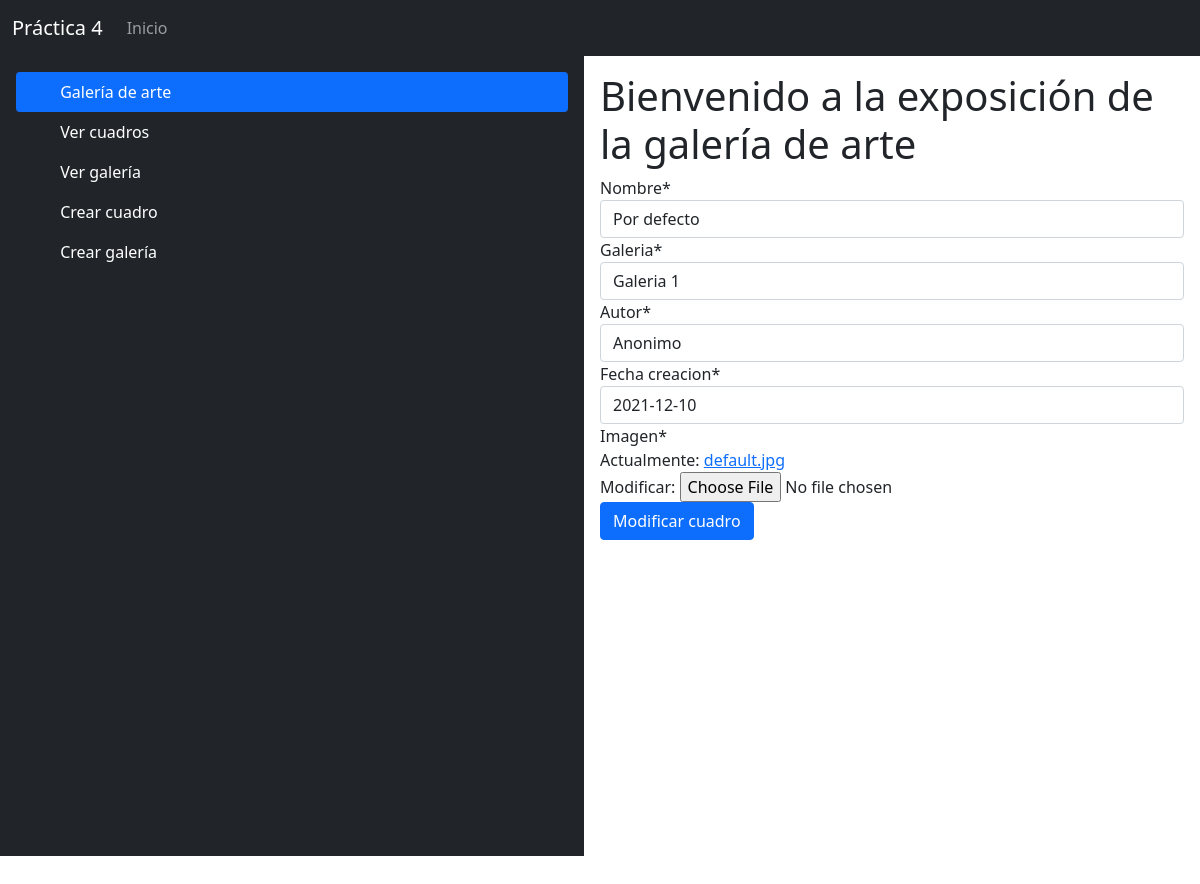
/modificar_cuadro/2, run on the app's committed database.
### galerias/models.py (models this page shows)
class Cuadro(models.Model):
    nombre = models.CharField(max_length=100)
    galeria = models.ForeignKey(Galeria, on_delete=models.CASCADE)
    autor = models.CharField(max_length=100)
    fecha_creacion = models.DateField(default=timezone.now)
    imagen = models.ImageField(default='default.jpg') # imagen del cuadro

class Galeria(models.Model):
    nombre = models.CharField(max_length=200)
    direccion = models.CharField(max_length=100)
    def __str__(self):
        return self.nombre

### galerias/views.py (the view)
# urls.py: path('modificar_cuadro/<int:n>', views.modificar_cuadro, name="modificar_cuadro"),
def modificar_cuadro(request, n):
    c = Cuadro.objects.get(id=n)
    form = CuadroForm(instance=c)
    if request.method == 'POST':
        form = CuadroForm(request.POST, request.FILES, instance=c)
        if form.is_valid():
            form.save()
            return redirect('ver_cuadro')
    return render(request, 'modificar_cuadro.html', {"form":form, "n":n})

### galerias/forms.py
class CuadroForm(forms.ModelForm):
    class Meta:
        model = Cuadro
        fields = ('nombre', 'galeria', 'autor', 'fecha_creacion', 'imagen')

### galerias/templates/modificar_cuadro.html (shortened to what this page needs)
{% extends 'index.html' %}
{% load crispy_forms_tags %}
{% block contenido %}
    <form method="POST" action="/modificar_cuadro/{{n}}" enctype="multipart/form-data">
        {{ form|crispy }}
        <button type="submit" class="btn btn-primary">Modificar cuadro</button>
    </form>
{% endblock %}

### static/css/estilo.css (style rules this page uses)
html { position: relative; min-height: 100%; }
body { margin-bottom: 50px; }

### data on the page
Cuadro: nombre "Por defecto", galeria "Galeria 1", autor "Anonimo", fecha_creacion "2021-12-10"
